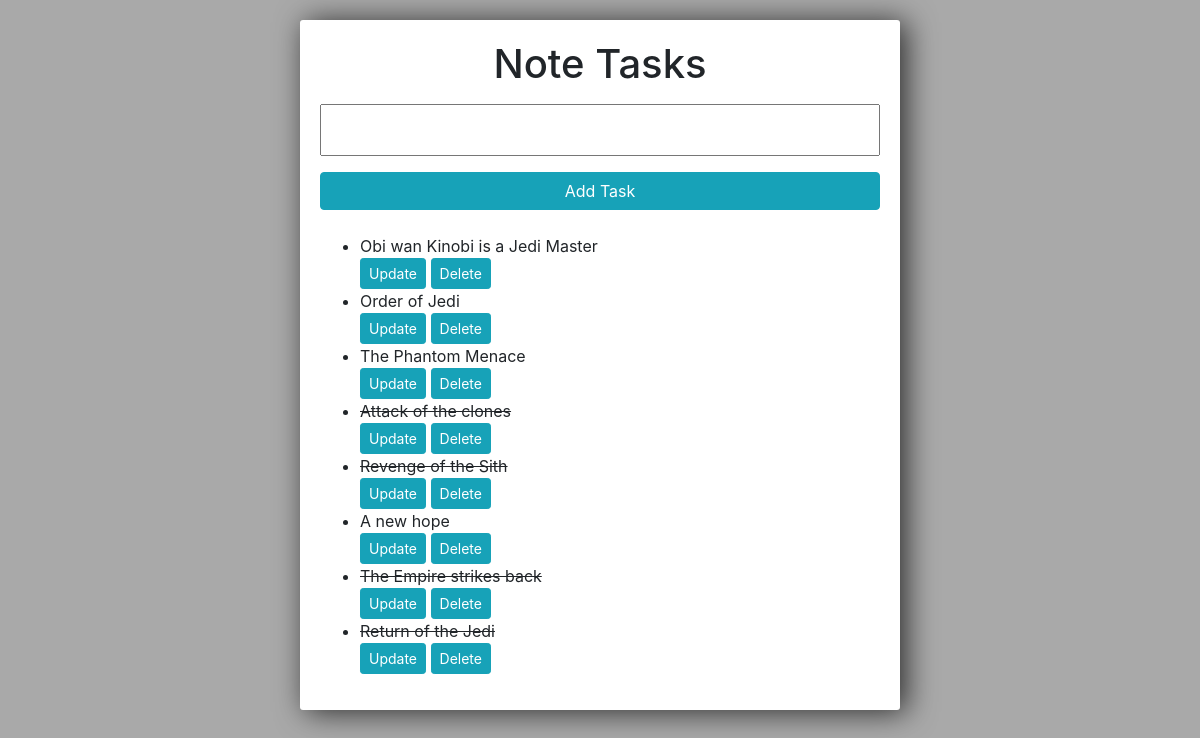
/todo/, run on the app's committed database.
### todo/models.py (models this page shows, shortened)
class todoItem(models.Model):
    content = models.CharField(max_length=250)
    complete = models.BooleanField(default=False)
    created = models.DateTimeField(auto_now_add=True)

### todo/views.py (the view)
# urls.py: path('todo/', todoView),
def todoView(request):
    todo_items = todoItem.objects.all()
    form = todoForm()   #initial={'content': "Write task..."})
    if request.method =='POST':
        form = todoForm(request.POST)
        if form.is_valid():
            form.save()
        return redirect('/todo/')
    return render(request, 'todo.html',
                  {'all_items': todo_items, 'form': form})

### todo/forms.py
class todoForm(forms.ModelForm):
    class Meta:
        model = todoItem
        fields = '__all__'

### template/todo.html (shortened to what this page needs)
<link rel="stylesheet" href="https://stackpath.bootstrapcdn.com/bootstrap/4.3.1/css/bootstrap.min.css"
>
<div class="center-column">
    <h1><center> Note Tasks</center></h1>
    <form action="/todo/" method="POST">{% csrf_token %}
        {{form.content}}
        <input class="btn btn-info" type="submit" value="Add Task"/>
    </form>
    <ul>
        {% for item in all_items %}
        {% if item.complete == True %}
        <strike><li> {{ item.content }}</li></strike>
        {% else %}
        <li> {{ item.content }}</li>
        {% endif %}
        <a class="btn btn-sm btn-info" href="{% url 'updateTodo' item.id %}">Update</a>
        <a class="btn btn-sm btn-info" href="{% url 'deleteTodo' item.id %}">Delete</a>
        {% endfor %}
    </ul>
</div>

### template/todo.html (style rules this page uses)
input { width: 100%; padding: 12px 20px; margin: 8px 0; box-sizing: border-box; }
input::placeholder { color: #d3d3d3; }
.center-column { width:600px; margin: 20px auto; padding:20px; background-color: #fff; border-radius: 3px; box-shadow: 6px 2px 30px 0px rgba(0,0,0,0.75); }

### data on the page
todoItem: content "Obi wan Kinobi is a Jedi Master"
todoItem: content "Order of Jedi"
todoItem: content "The Phantom Menace"
todoItem: content "Attack of the clones"
todoItem: content "Revenge of the Sith"
todoItem: content "A new hope"
todoItem: content "The Empire strikes back"
todoItem: content "Return of the Jedi"
